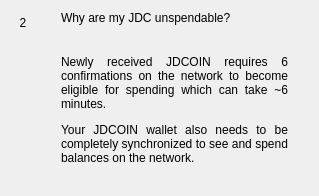
                  <widget class="QWidget" name="widgetFaq2" native="true">
                   <layout class="QHBoxLayout" name="horizontalPage2" stretch="0,1">
                    <item alignment="Qt::AlignTop">
                     <widget class="QLabel" name="labelNumber2">
                      <property name="minimumSize">
                       <size>
                        <width>24</width>
                        <height>24</height>
                       </size>
                      </property>
                      <property name="maximumSize">
                       <size>
                        <width>16777215</width>
                        <height>24</height>
                       </size>
                      </property>
                      <property name="text">
                       <string>2</string>
                      </property>
                      <property name="alignment">
                       <set>Qt::AlignCenter</set>
                      </property>
                     </widget>
                    </item>
                    <item>
                     <layout class="QVBoxLayout" name="verticalLayoutPage2">
                      <property name="spacing">
                       <number>0</number>
                      </property>
                      <property name="leftMargin">
                       <number>20</number>
                      </property>
                      <property name="rightMargin">
                       <number>20</number>
                      </property>
                      <item>
                       <widget class="QLabel" name="labelSubtitle2">
                        <property name="text">
                         <string>Why are my JDC unspendable?</string>
                        </property>
                        <property name="wordWrap">
                         <bool>true</bool>
                        </property>
                       </widget>
                      </item>
                      <item>
                       <spacer name="verticalSpacer_20">
                        <property name="orientation">
                         <enum>Qt::Vertical</enum>
                        </property>
                        <property name="sizeType">
                         <enum>QSizePolicy::Fixed</enum>
                        </property>
                        <property name="sizeHint" stdset="0">
                         <size>
                          <width>20</width>
                          <height>30</height>
                         </size>
                        </property>
                       </spacer>
                      </item>
                      <item>
                       <widget class="QLabel" name="labelContent2">
                        <property name="text">
                         <string>
                           &lt;html&gt;&lt;head/&gt;&lt;body&gt;&lt;p align=&quot;justify&quot;&gt;
                           Newly received JDCOIN requires 6 confirmations on the network
                           to become eligible for spending which can take ~6 minutes.
                           &lt;/p&gt;&lt;p align=&quot;justify&quot;&gt;
                           Your JDCOIN wallet also needs to be completely synchronized
                           to see and spend balances on the network.
                           &lt;/p&gt;&lt;/body&gt;&lt;/html&gt;
                         </string>
                        </property>
                        <property name="alignment">
                         <set>Qt::AlignLeading|Qt::AlignLeft|Qt::AlignTop</set>
                        </property>
                        <property name="wordWrap">
                         <bool>true</bool>
                        </property>
                       </widget>
                      </item>
                      <item>
                       <spacer name="verticalSpacer_21">
                        <property name="orientation">
                         <enum>Qt::Vertical</enum>
                        </property>
                        <property name="sizeHint" stdset="0">
                         <size>
                          <width>20</width>
                          <height>20</height>
                         </size>
                        </property>
                       </spacer>
                      </item>
                     </layout>
                    </item>
                   </layout>
                  </widget>
